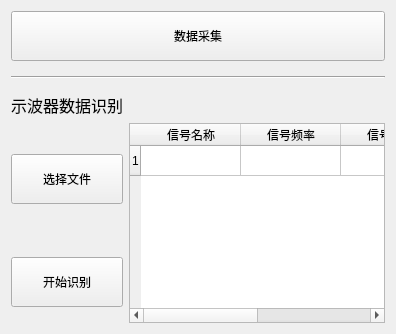
          <widget class="QWidget" name="tab_9">
           <attribute name="title">
            <string>示波器信号采集与识别</string>
           </attribute>
           <layout class="QVBoxLayout" name="verticalLayout_8">
            <item>
             <widget class="QPushButton" name="pushButton_19">
              <property name="minimumSize">
               <size>
                <width>0</width>
                <height>50</height>
               </size>
              </property>
              <property name="text">
               <string>数据采集</string>
              </property>
             </widget>
            </item>
            <item>
             <widget class="Line" name="line_9">
              <property name="minimumSize">
               <size>
                <width>20</width>
                <height>20</height>
               </size>
              </property>
              <property name="orientation">
               <enum>Qt::Horizontal</enum>
              </property>
             </widget>
            </item>
            <item>
             <layout class="QGridLayout" name="gridLayout_7">
              <item row="1" column="0">
               <widget class="QPushButton" name="pushButton_20">
                <property name="sizePolicy">
                 <sizepolicy hsizetype="Minimum" vsizetype="Fixed">
                  <horstretch>0</horstretch>
                  <verstretch>0</verstretch>
                 </sizepolicy>
                </property>
                <property name="minimumSize">
                 <size>
                  <width>0</width>
                  <height>50</height>
                 </size>
                </property>
                <property name="cursor">
                 <cursorShape>PointingHandCursor</cursorShape>
                </property>
                <property name="text">
                 <string>选择文件</string>
                </property>
               </widget>
              </item>
              <item row="2" column="0">
               <widget class="QPushButton" name="pushButton_21">
                <property name="minimumSize">
                 <size>
                  <width>0</width>
                  <height>50</height>
                 </size>
                </property>
                <property name="cursor">
                 <cursorShape>PointingHandCursor</cursorShape>
                </property>
                <property name="text">
                 <string>开始识别</string>
                </property>
               </widget>
              </item>
              <item row="1" column="1" rowspan="2">
               <widget class="QTableWidget" name="tableWidget_4">
                <property name="minimumSize">
                 <size>
                  <width>0</width>
                  <height>200</height>
                 </size>
                </property>
                <row>
                 <property name="text">
                  <string>1</string>
                 </property>
                </row>
                <column>
                 <property name="text">
                  <string>信号名称</string>
                 </property>
                </column>
                <column>
                 <property name="text">
                  <string>信号频率</string>
                 </property>
                </column>
                <column>
                 <property name="text">
                  <string>信号幅度</string>
                 </property>
                </column>
                <column>
                 <property name="text">
                  <string>调制方式</string>
                 </property>
                </column>
                <item row="0" column="1">
                 <property name="text">
                  <string/>
                 </property>
                </item>
               </widget>
              </item>
              <item row="0" column="0">
               <widget class="QLabel" name="label_38">
                <property name="maximumSize">
                 <size>
                  <width>200</width>
                  <height>30</height>
                 </size>
                </property>
                <property name="font">
                 <font>
                  <family>宋体</family>
                  <pointsize>12</pointsize>
                 </font>
                </property>
                <property name="layoutDirection">
                 <enum>Qt::RightToLeft</enum>
                </property>
                <property name="text">
                 <string>示波器数据识别</string>
                </property>
               </widget>
              </item>
             </layout>
            </item>
           </layout>
          </widget>
